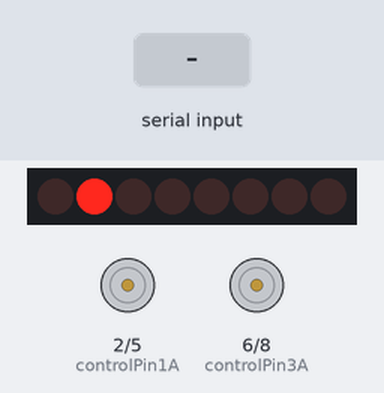
Bench run of a sketch on a simulated Arduino Uno, built with avr-gcc and run on an emulated ATmega328P. On the bench: 8 shift-register outputs drawn as a row of LEDs (first output left, lit = HIGH), motor-driver pin pairs drawn as motors (green arrow = first pin HIGH = forward, orange = second pin HIGH = backward, longer = more drive, scaled by the enable pin). Wiring (inferred from the names in the program): shift register (74HC595): data pin 11; shift clock pin 13; latch pin 12. Wiring (inferred from the signals the program sends): row of LEDs: on Q0, Q1, Q2, Q3, Q4, Q5, Q6, Q7. The inputs (shaded band) are chosen by the test bench.

Above: at 1.2 s.
1.3 s: "90,45,200,10,150,30\n" received over Serial
At 1.46 s:
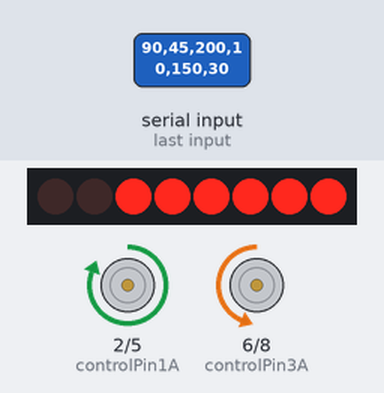
3.0 s: "1,90,45\n" received over Serial
At 3.43 s:
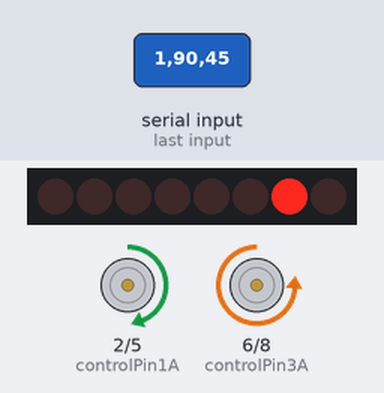
5.0 s: "90,45\n" received over Serial
At 5.48 s:
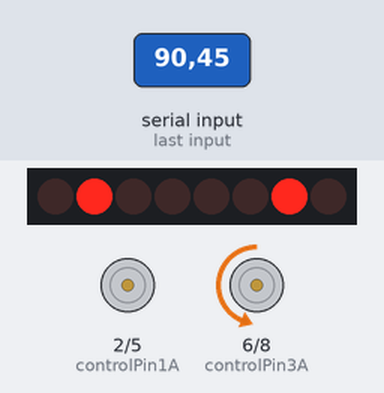
7.1 s: "90,45,200,10\n" received over Serial
At 7.48 s:
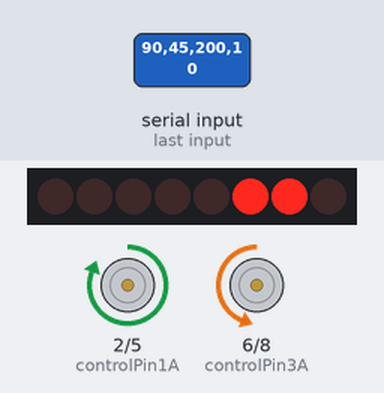
9.3 s: "30,150,10,200,45,90\n" received over Serial
At 9.47 s:
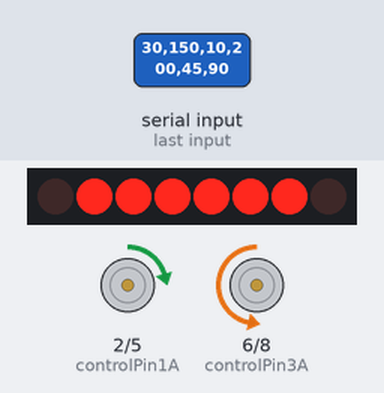
11.0 s: "30,150,10,200\n" received over Serial
At 11.53 s:
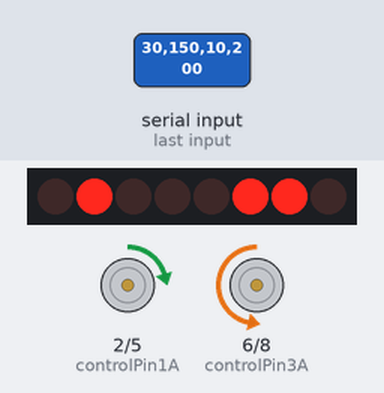
Timing chart, 0 to 14.1 s (numbered marks = the images above; inputs shaded):
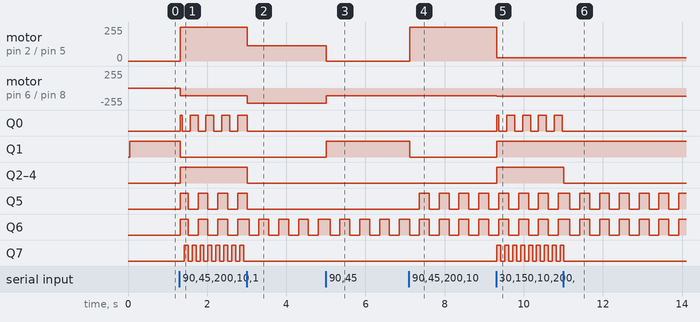

Measured:
- after the input at 1.3 s, motor on pin 2 (controlPin1A) / pin 5 (controlPin2A): stopped → forward 255/255 at once; motor on pin 6 (controlPin3A) / pin 8 (controlPin4A): stopped → backward 114/255 at once; Q0: LOW → HIGH at once, then repeats every 0.40 s: LOW 0.20 s, HIGH 0.20 s; Q1: HIGH → LOW at once; Q2–4: LOW → HIGH at once
- after the input at 3.0 s, motor on pin 2 (controlPin1A) / pin 5 (controlPin2A): forward 255/255 → forward 114/255 at once; motor on pin 6 (controlPin3A) / pin 8 (controlPin4A): backward 114/255 → backward 229/255 at once
- after the input at 5.0 s, motor on pin 2 (controlPin1A) / pin 5 (controlPin2A): forward 114/255 → stopped at once; motor on pin 6 (controlPin3A) / pin 8 (controlPin4A): backward 229/255 → backward 114/255 at once
- after the input at 7.1 s, motor on pin 2 (controlPin1A) / pin 5 (controlPin2A): stopped → forward 255/255 at once
- after the input at 9.3 s, motor on pin 2 (controlPin1A) / pin 5 (controlPin2A): forward 255/255 → forward 25/255 at once; motor on pin 6 (controlPin3A) / pin 8 (controlPin4A): backward 114/255 → backward 126/255 at once

The sketch:

arduino-lego-truck-manual-app.ino
```cpp
/*
    Lego Powerfunctions car model controlled over bluetooth
    Arduino Uno controls motors and servo
    Remote controlled with android app developed with MIT App Inventor 2

    Circuit:
    Serial communication   (uses Uno pin 0,1)    Bluetooth-module is attached (has to be detached when loading program over USB)
    L293D with motor       (uses Uno digital pins 2,5,9)
    L293D with servo       (uses Uno digital pins 6,8,3)
*/

#include <SPI.h>              // Serial Peripheral Interface Library
#include <string.h>           // contains function strtok: split string into tokens
#include <Thread.h>           // Theads for constant blinking, independent from loop() processing time


// Serial buffer size: calculate based on max input size expected for one command over bluetooth serial interface
#define INPUT_SIZE 30


// Motor control digital output pins defined as global constants (4 wheel drive with 2 Lego motors):
const int controlPin1A = 2;                  // L293D driver input 1A on pin no 2  http://www.ti.com/lit/ds/symlink/l293.pdf connected to Arduino digital output pin 2
const int controlPin2A = 5;                  // L293D driver input 2A on pin no 7 connected to Arduino digital output pin 5
const int motorEnablePin = 9;                // L293D ENable(1,2) input on pin no 1 connected to Arduino digital output pin 9
// Servo control digital output pins defined as global constants (Servo steering with 1 Lego servo):
const int controlPin3A = 6;                  // L293D driver input 3A on pin no 10 connected to Arduino digital output pin 6
const int controlPin4A = 8;                  // L293D driver input 4A on pin no 15 connected to Arduino digital output pin 8
const int servoEnablePin = 3;                // L293D ENable(3,4) input on pin no 9 connected to Arduino digital output pin 3

// Motor control global variables:
int motorSpeed = 0;                          // Motor speed 0..255
int motorDirection = 1;                      // Forward (1) or reverse (0)

// Servo control global variables:
int steering = 0;                            // Servo position 0..255
int steeringDirection = 0;                   // Left (0) and Right (1)


// Lights control digital output pins:
const int controlPinLightData  = 11;
const int controlPinLightStore = 12;
const int controlPinLightClock = 13;
int result = 1;
/*
    const int controlPinLightFlash = 13;
    //const int controlPinLightFlashLeft = 10;
    //const int controlPinLightFlashRight = 4;
    const int controlPinLightHeadTail = 12;
    const int controlPinLightBreak = 11;
*/

// Lights control global variables:
bool lightFlashOn        = false;  // top blue flashing
bool lightFlashSemaphor1 = true;  // top blue flashing (on/off semaphor)
bool lightFlashSemaphor2 = true;  // top blue flashing (on/off semaphor)
bool lightHeadTail       = false;  // front white, red tail
bool lightBreak          = true;  // tail breaklight (on at start)
bool lightBreakDistance  = false;  // tail breaklight if autobreaking
bool lightBlinkBothOn    = false;  // both sides yellow blinking
bool lightBlinkOff       = false;  // top yellow flashing (on/off semaphor)
bool lightBlinkLeftOn    = false;  // left side yellow blinking
bool lightBlinkRightOn   = false;  // right side yellow blinking

// Threads for lights:
Thread lightBlinkThread  = Thread();
Thread lightFlashThread1 = Thread();
Thread lightFlashThread2 = Thread();


void setup()
{
    Serial.begin(9600);     // 9600 initialize serial communication
    Serial.setTimeout(50);  // 1000 ms time out

    // Declare digital output pins:
    pinMode(controlPin1A, OUTPUT);      // 1A
    pinMode(controlPin2A, OUTPUT);      // 2A
    pinMode(motorEnablePin, OUTPUT);    // EN1,2
    pinMode(controlPin3A, OUTPUT);      // 3A
    pinMode(controlPin4A, OUTPUT);      // 4A
    pinMode(servoEnablePin, OUTPUT);    // EN3,4

    pinMode(controlPinLightData, OUTPUT);
    pinMode(controlPinLightStore, OUTPUT);
    pinMode(controlPinLightClock, OUTPUT);

    digitalWrite(motorEnablePin, LOW);  // motor off
    digitalWrite(servoEnablePin, LOW);  // steering centered

    lightBlinkThread.onRun(setLightsBlink);
    lightBlinkThread.setInterval(250);

    lightFlashThread1.onRun(setLightsFlash1);
    lightFlashThread1.setInterval(100);

    lightFlashThread2.onRun(setLightsFlash2);
    lightFlashThread2.setInterval(160);
}

void loop()
{
    // Get next command from serial bluetooth (add 1 byte for final 0)

    // array of type char (C-string) with null-termination (https://www.arduino.cc/en/Reference/String)
    char input[INPUT_SIZE + 1];

    //read Serial until new line or buffer full or time out
    byte commandSendSize = Serial.readBytesUntil('\n', input, INPUT_SIZE);

    // Add the final 0 to end the C-string
    input[commandSendSize] = 0;

    if ( commandSendSize > 0 )
    {
        char* command    = strtok(input, ",");        // RC

        int RCsteering   = atoi(strtok(NULL, ","));   // -100 (left).. 0 .. 100 (right)
        int RCspeed      = atoi(strtok(NULL, ","));   // -100 (full speed reverse) .. 0 (stop) .. 100 (full speed forward)

        int RClightWarn  = atoi(strtok(NULL, ","));   // both sides yellow blinking
        int RClightHead  = atoi(strtok(NULL, ","));   // front white, red tail
        int RClightFlash = atoi(strtok(NULL, ","));   // top yellow flashing

        int RCSensors    = atoi(strtok(NULL, ","));   // enable/disable distance sensors

        // Set motor and servo control variables
        if (RCsteering > 0)
            steeringDirection = 1;                      // turn right if RCsteering = 1..100
        else
            steeringDirection = 0;                      // turn left  if RCsteering = -100..0
        steering = int(2.55 * abs(RCsteering));      // Servo position 0..255 based on command 0..100

        if (RCspeed > 0)
            motorDirection = 1;                         // Set car in forward if RCspeed = 1..100
        else
            motorDirection = 0;                         // Set car in reverse if RCspeed = -100..0
        motorSpeed = int(2.55 * abs(RCspeed));       // Set speed 0..255 based on command 0..100

        if (RClightWarn > 0)
            lightBlinkBothOn = true;
        else
            lightBlinkBothOn = false;

        if (RClightHead > 0)
            lightHeadTail = true;
        else
            lightHeadTail = false;

        if (RClightFlash > 0)
            lightFlashOn = true;
        else
            lightFlashOn = false;

        if ( RCspeed >= -15 && RCspeed <= 15 )
            lightBreak = true;
        else
            lightBreak = false;


        if (RCsteering < -30)
            lightBlinkLeftOn = true;
        else
            lightBlinkLeftOn = false;

        if (RCsteering > 30)
            lightBlinkRightOn = true;
        else
            lightBlinkRightOn = false;
    }

    if ( lightBlinkThread.shouldRun() )
        lightBlinkThread.run();

    if ( lightFlashThread1.shouldRun() )
        lightFlashThread1.run();

    if ( lightFlashThread2.shouldRun() )
        lightFlashThread2.run();

    drawLights();
    SetMotorControl(); // adjust motor direction and speed
}


void setLightsBlink()
{
    if (lightBlinkOff == false)
    {
        lightBlinkOff = true;
    }
    else
    {
        lightBlinkOff = false;
    }
}


void setLightsFlash1()
{
    if (lightFlashSemaphor1 == false)
    {
        lightFlashSemaphor1 = true;
    }
    else
    {
        lightFlashSemaphor1 = false;
    }
}


void setLightsFlash2()
{
    if (lightFlashSemaphor2 == false)
    {
        lightFlashSemaphor2 = true;
    }
    else
    {
        lightFlashSemaphor2 = false;
    }
}


void drawLights()
{
    uint8_t result = ((lightFlashOn ? lightFlashSemaphor1 : false) << 7) | ((lightBlinkBothOn ? lightBlinkOff : (lightBlinkRightOn ? lightBlinkOff : false)) << 6) | ((lightBlinkBothOn ? lightBlinkOff : (lightBlinkLeftOn ? lightBlinkOff : false)) << 5) | (lightHeadTail  << 4) | (lightHeadTail << 3) | (lightHeadTail << 2) | ((lightBreak ? lightBreak : (lightBreakDistance ? lightBreakDistance : (motorSpeed <= 25 ? true : false))) << 1) | ((lightFlashOn ? lightFlashSemaphor2 : false) << 0);

    digitalWrite(controlPinLightStore, LOW);
    shiftOut(controlPinLightData, controlPinLightClock, MSBFIRST, result);
    //shiftOut(controlPinLightData, controlPinLightClock, LSBFIRST, result); // 2,12,16,32,64
    digitalWrite(controlPinLightStore, HIGH);
}


void SetMotorControl()
{
    /*
        L293 logic:    EN1,2   1A    2A
                       H       H     L    Motor turns left  (Forward; motorDirection == 1)
                       H       L     H    Motor turns right (Reverse; motorDirection == 0)

                       EN3,4   3A    4A
                       H       H     L    Servo turns left  (steeringDirection == 0)
                       H       L     H    Servo turns right (steeringDirection == 1)

        Motor speed:   PWM signal on EN1,2 (490 Hz; digital output value 0..255 for motorSpeed)
        Servo position:PWM signal on EN3,4 (490 Hz; digital output value 0..255 for position; 0 is straight ahead)
    */

    if (motorDirection == 1)
    {
        // set motor forward
        digitalWrite(controlPin1A, HIGH);
        digitalWrite(controlPin2A, LOW);
    }
    else
    {
        // set motor reverse
        digitalWrite(controlPin1A, LOW);
        digitalWrite(controlPin2A, HIGH);
    }
    // set motor speed
    analogWrite(motorEnablePin, motorSpeed);


    if (steeringDirection == 0)
    {
        // set servo left
        digitalWrite(controlPin3A, HIGH);
        digitalWrite(controlPin4A, LOW);
    }
    else
    {
        // set servo right
        digitalWrite(controlPin3A, LOW);
        digitalWrite(controlPin4A, HIGH);
    }
    // set servo position
    analogWrite(servoEnablePin, steering);
}
```
